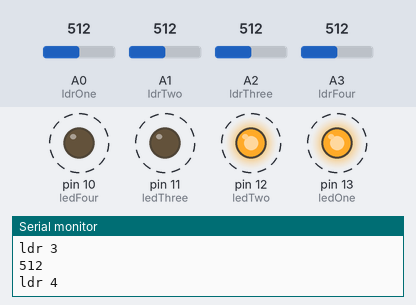
Bench run of a sketch on a simulated Arduino Uno, built with avr-gcc and run on an emulated ATmega328P. Shown: output pins drawn as LEDs (lit = HIGH), the last lines printed to the serial monitor. Dashed ring = blinking. The inputs (shaded band) are chosen by the test bench; at power-on: A0 (ldrOne) = 512, A3 (ldrFour) = 512, A1 (ldrTwo) = 512, A2 (ldrThree) = 512.

Above: at 1.26 s.
1.3 s: A0 (ldrOne) set to 67
4.3 s: A0 (ldrOne) set to 55
At 4.61 s:
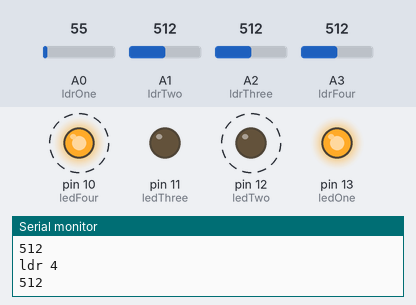
7.3 s: A0 (ldrOne) set to 306
At 7.65 s:
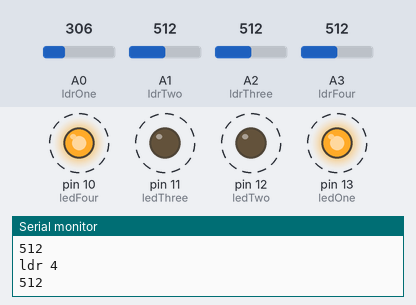
10.3 s: A0 (ldrOne) set to 50
At 10.49 s:
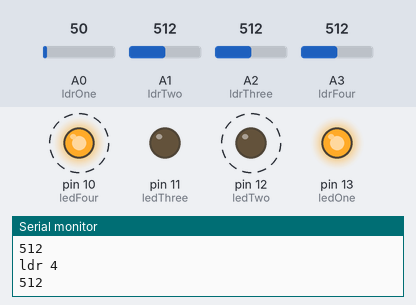
13.3 s: A3 (ldrFour) set to 67
16.3 s: A3 (ldrFour) set to 53
At 17.3 s:
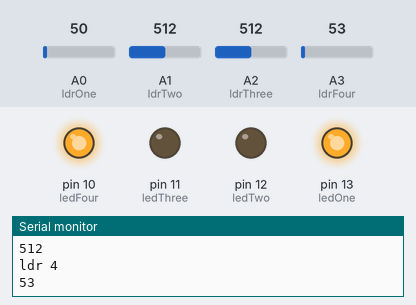
Timing chart, 0 to 18.8 s (numbered marks = the images above; inputs shaded):
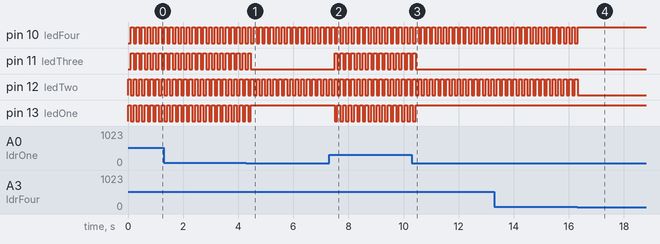

The sketch:

Prototype_II.ino
```cpp
//Variabelen voor lamp 1
int ledOne = 13;
int ldrOne = A0;

//Variabelen voor lamp 2
int ledTwo = 12;
int ldrTwo = A1;

//Variabelen voor lamp 3
int ledThree = 11;
int ldrThree = A2;

//Variabelen voor lamp 4
int ledFour = 10;
int ldrFour = A3;

boolean x = true;
boolean y = true;


void setup() {


  Serial.begin(9600);
  pinMode(ldrOne, INPUT);
  pinMode(ldrTwo, INPUT);
   pinMode(ldrThree, INPUT);
  pinMode(ldrFour, INPUT);


  pinMode(ledOne, OUTPUT);
  pinMode(ledTwo, OUTPUT);
  pinMode(ledThree, OUTPUT);
  pinMode(ledFour, OUTPUT);


digitalWrite(ledOne, HIGH);
digitalWrite(ledTwo, HIGH);


}

void loop() {


  int ldrStatOne = analogRead(ldrOne);
  Serial.println("ldr 1");
  Serial.println(ldrStatOne);


  int ldrStatTwo = analogRead(ldrTwo);
  Serial.println("ldr 2");
  Serial.println(ldrStatTwo);

  int ldrStatThree = analogRead(ldrThree);
  Serial.println("ldr 3");
  Serial.println(ldrStatThree);

  int ldrStatFour = analogRead(ldrFour);
  Serial.println("ldr 4");
  Serial.println(ldrStatFour);

delay(100);


if(ldrStatOne > 60 && x == true){

digitalWrite(ledOne, LOW);
digitalWrite(ledThree, HIGH);

x = false;


}


else if (ldrStatThree > 50 && x == false )
{
  digitalWrite(ledOne, HIGH);
  digitalWrite(ledThree, LOW);


  x = true;

}


if(ldrStatTwo >30 && y == true){

digitalWrite(ledTwo, LOW);
digitalWrite(ledFour, HIGH);

y = false;


}


else if (ldrStatFour >60 && y == false )
{
  digitalWrite(ledTwo, HIGH);
  digitalWrite(ledFour, LOW);


  y = true;

}


}
```

Measured:
- the behaviour switches between 61 and 60 on A0 (ldrOne) (found by bisection; images 0 and 1)
- the behaviour switches between 61 and 60 on A3 (ldrFour) (found by bisection; images 3 and 4)
- after the input at 4.3 s, pin 11 (ledThree): goes on until 4.5 s, then stays LOW; pin 13 (ledOne): goes on until 4.5 s, then stays HIGH
- after the input at 7.3 s, pin 11 (ledThree), pin 13 (ledOne): alternates HIGH for 0.10 s and LOW for 0.10 s, starting after 0.20 s
- after the input at 10.3 s, pin 11 (ledThree): goes on until 10.4 s, then stays LOW; pin 13 (ledOne): goes on until 10.4 s, then stays HIGH
- after the input at 16.3 s, pin 10 (ledFour): goes on until 16.3 s, then stays HIGH; pin 12 (ledTwo): goes on until 16.3 s, then stays LOW
- by itself, pin 10 (ledFour), pin 11 (ledThree), pin 12 (ledTwo), pin 13 (ledOne): alternates HIGH for 0.10 s and LOW for 0.10 s
